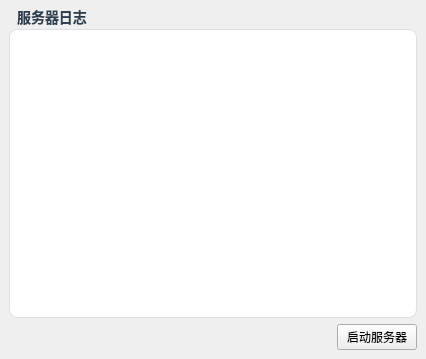
<?xml version="1.0" encoding="UTF-8"?>
<ui version="4.0">
 <class>MainWindow</class>
 <widget class="QMainWindow" name="MainWindow">
  <property name="geometry">
   <rect>
    <x>0</x>
    <y>0</y>
    <width>426</width>
    <height>359</height>
   </rect>
  </property>
  <property name="windowTitle">
   <string>服务器</string>
  </property>
  <widget class="QWidget" name="centralwidget">
   <layout class="QGridLayout" name="gridLayout">
    <item row="0" column="0">
     <widget class="QGroupBox" name="groupBox">
      <property name="styleSheet">
       <string notr="true">/* ======================
全局基础样式
====================== */
QWidget {
    background-color: #f5f7fa;
    font-family: &quot;Microsoft YaHei&quot;;
    font-size: 14px;
    color: #333333;
}

/* ======================
分组框（服务器日志）
====================== */
QGroupBox {
    background-color: #ffffff;
    border: 1px solid #dcdfe6;
    border-radius: 8px;
    margin-top: 20px;
    font-weight: bold;
}

QGroupBox::title {
    subcontrol-origin: margin;
    subcontrol-position: top left;
    padding: 0 6px;
    color: #2c3e50;
}

/* ======================
日志输出区
====================== */
QPlainTextEdit {
    border: none;
    background-color: #ffffff;
    padding: 8px;
    font-family: Consolas, &quot;Courier New&quot;, monospace;
    font-size: 13px;
    color: #303133;
}

/* ======================
启动 / 停止按钮
====================== */
QPushButton#startStopButton {
    height: 34px;
    min-width: 120px;
    border-radius: 6px;
    background-color: #67c23a;
    color: #ffffff;
    font-weight: bold;
    border: none;
}

QPushButton#startStopButton:hover {
    background-color: #85ce61;
}

QPushButton#startStopButton:pressed {
    background-color: #5daf34;
}

/* 停止状态（你在代码里 setProperty 或 setText 时切换） */
QPushButton#startStopButton[stopped=&quot;true&quot;] {
    background-color: #f56c6c;
}

QPushButton#startStopButton[stopped=&quot;true&quot;]:hover {
    background-color: #f78989;
}

/* ======================
滚动条（日志用）
====================== */
QScrollBar:vertical {
    width: 8px;
    background: transparent;
}

QScrollBar::handle:vertical {
    background: #c0c4cc;
    border-radius: 4px;
}

QScrollBar::handle:vertical:hover {
    background: #909399;
}

QScrollBar::add-line,
QScrollBar::sub-line {
    height: 0px;
}</string>
      </property>
      <property name="title">
       <string>服务器日志</string>
      </property>
      <layout class="QVBoxLayout" name="verticalLayout">
       <item>
        <widget class="QPlainTextEdit" name="logEditor"/>
       </item>
      </layout>
     </widget>
    </item>
    <item row="1" column="0">
     <layout class="QHBoxLayout" name="horizontalLayout">
      <item>
       <spacer name="horizontalSpacer">
        <property name="orientation">
         <enum>Qt::Orientation::Horizontal</enum>
        </property>
        <property name="sizeHint" stdset="0">
         <size>
          <width>40</width>
          <height>20</height>
         </size>
        </property>
       </spacer>
      </item>
      <item>
       <widget class="QPushButton" name="startStopButton">
        <property name="text">
         <string>启动服务器</string>
        </property>
       </widget>
      </item>
     </layout>
    </item>
   </layout>
  </widget>
 </widget>
 <resources/>
 <connections/>
</ui>
